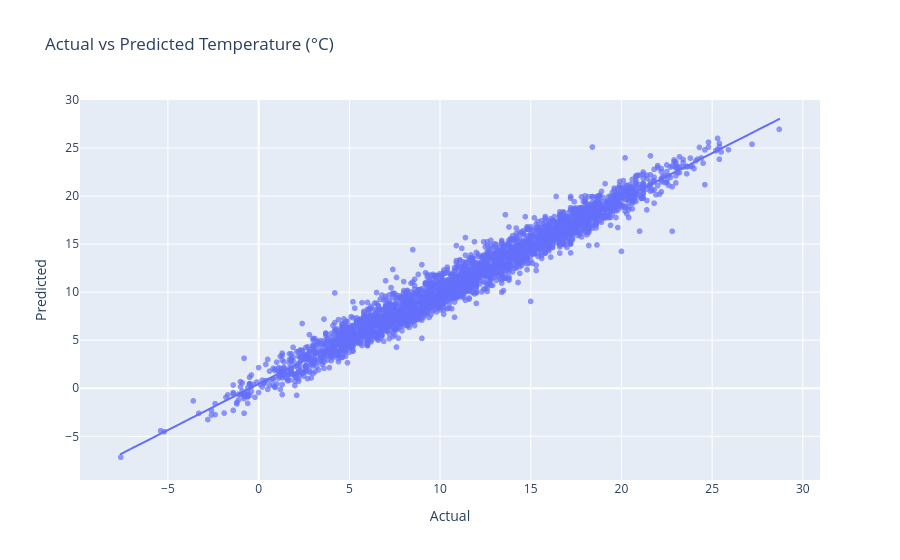

The notebook cell saved with this chart:
### Code cell
scatter = px.scatter(df_eval, x='Actual', y='Predicted', title="Actual vs Predicted Temperature (°C)", trendline="ols", opacity=0.7)
scatter.show()

### Figure 1 — Plotly figure (JSON) as saved in the notebook; plotly's stock layout.template omitted (floating-point values rounded to 4 significant figures; data arrays with more than 128 entries replaced by an {"elided": "..."} marker saying what was removed)
{"data": [{"hovertemplate": "Actual=%{x}<br>Predicted=%{y}<extra></extra>", "legendgroup": "", "marker": {"color": "#636efa", "opacity": 0.7, "symbol": "circle"}, "mode": "markers", "name": "", "showlegend": false, "type": "scattergl", "x": {"elided": "3062 float values"}, "xaxis": "x", "y": {"elided": "3062 float values"}, "yaxis": "y"}, {"hovertemplate": "<b>OLS trendline</b><br>Predicted = 0.960646 * Actual + 0.453711<br>R<sup>2</sup>=0.961510<br><br>Actual=%{x}<br>Predicted=%{y} <b>(trend)</b><extra></extra>", "legendgroup": "", "marker": {"color": "#636efa", "symbol": "circle"}, "mode": "lines", "name": "", "showlegend": false, "type": "scattergl", "x": {"elided": "3062 float values"}, "xaxis": "x", "y": {"elided": "3062 float values"}, "yaxis": "y"}], "layout": {"legend": {"tracegroupgap": 0}, "title": {"text": "Actual vs Predicted Temperature (°C)"}, "xaxis": {"anchor": "y", "domain": [0, 1], "title": {"text": "Actual"}}, "yaxis": {"anchor": "x", "domain": [0, 1], "title": {"text": "Predicted"}}}}
